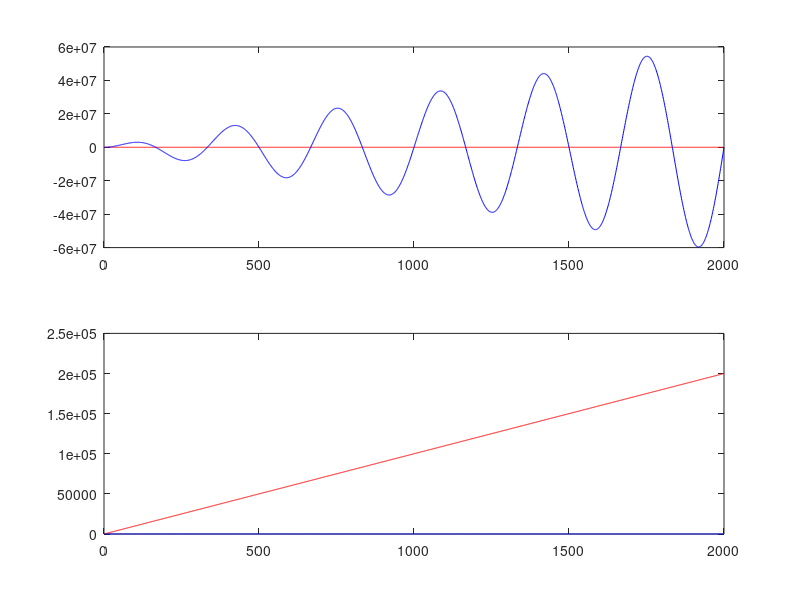

Here is the MATLAB script that generated this plot:
clear all;
close all;
clc;

Cycl = 6;       # 주기 수
Len = 2000;     # 데이터 길이
Vp = 311;       # 전압 진폭
w = 2*pi*Cycl/Len;

n = linspace(1,Len,Len); # 샘플번호

V = Vp*sin(w*n);         # 측정 전압
dVdn = w*Vp*cos(w*n);
Gtrue = (0.01+n)*0.01;         # G 참 값
Ctrue = (Len - n)*10^-6;     # C 참 값
dCdn = -10^-6;

I = V.*Gtrue + dVdn.*Ctrue + dCdn.*V;   # 측정 전류

figure(1);
subplot(2,1,1);
plot(n,V,'r', n,I*10000, 'b');
subplot(2,1,2);
plot(n, Gtrue*10000, 'r', n, Ctrue*10000, 'b');

# 입력 데이터
# 1) 전압 V, dVdn
# 2) 전류 I
# 출력 데이터
# 1) 컨덕턴스 Gr
# 2) 캐패시턴스 Cr
# 3) 오차율(참 값: G, C, 측정 값: Gr, Cr)

ag_r = 1;
bg_r = 1;
ac_r = 1;
bc_r = 1;

Gk = @(k,a,b) a*k + b;
Ck = @(k,a,b) a*k + b;
dCk = @(k,a,b) a;

Ik = @(k,ag,bg,ac,bc,v,i,dvdt) ( Gk(k,ag,bg) + dCk(k,ac,bc) )/v + Ck(k,ac,bc)*dvdt;


Mk = @(i) [ (i+0)*V(i+0) V(i+0) V(i+0)+(i+0)*dVdn(i+0) dVdn(i+0);
      (i+1)*V(i+1) V(i+1) V(i+1)+(i+1)*dVdn(i+1) dVdn(i+1);
      (i+2)*V(i+2) V(i+2) V(i+2)+(i+2)*dVdn(i+2) dVdn(i+2);
      (i+3)*V(i+3) V(i+3) V(i+3)+(i+3)*dVdn(i+3) dVdn(i+3); ];
bk = @(i) [ I(i); I(i+1); I(i+2); I(i+3); ];


inv(Mk(1))*bk(1)


